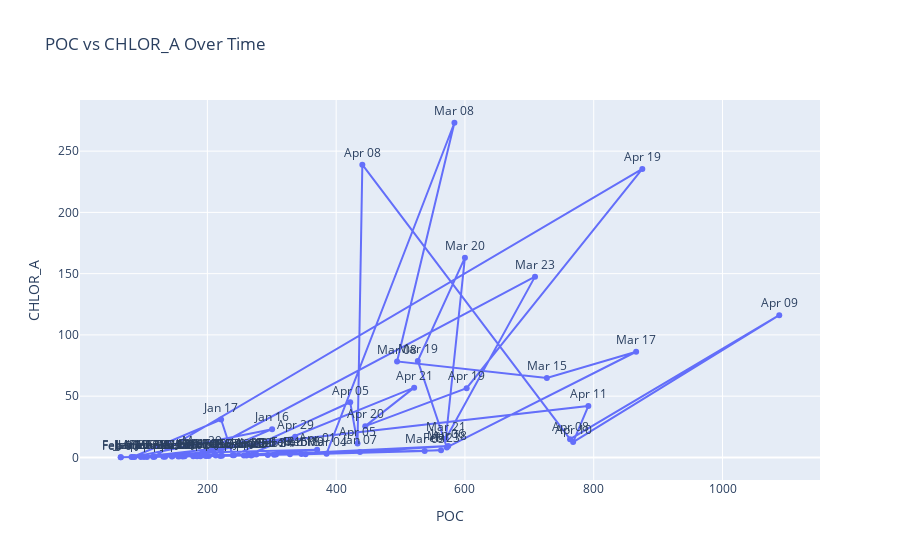

This figure's notebook cell:
### Code cell
plot_connected_scatter_plotly(bgc_summaries, "poc", "chlor_a")

### Figure 1 — Plotly figure (JSON) as saved in the notebook; plotly's stock layout.template omitted (floating-point values rounded to 4 significant figures)
{"data": [{"hovertemplate": "<b>Date:</b> %{text}<br>POC: %{x}<br>CHLOR_A: %{y}<extra></extra>", "legendgroup": "", "line": {"color": "#636efa", "dash": "solid"}, "marker": {"symbol": "circle"}, "mode": "lines+markers+text", "name": "", "orientation": "v", "showlegend": false, "text": ["Jan 05", "Jan 06", "Jan 07", "Jan 11", "Jan 15", "Jan 16", "Jan 17", "Jan 17", "Jan 18", "Jan 19", "Jan 20", "Jan 27", "Jan 28", "Jan 29", "Jan 30", "Feb 01", "Feb 04", "Feb 06", "Feb 07", "Feb 08", "Feb 09", "Feb 10", "Feb 11", "Feb 11", "Feb 14", "Feb 14", "Feb 15", "Feb 18", "Feb 19", "Feb 23", "Feb 24", "Feb 28", "Feb 28", "Mar 01", "Mar 03", "Mar 04", "Mar 08", "Mar 08", "Mar 15", "Mar 17", "Mar 18", "Mar 19", "Mar 20", "Mar 21", "Mar 23", "Mar 24", "Mar 27", "Mar 28", "Mar 29", "Apr 01", "Apr 02", "Apr 02", "Apr 03", "Apr 04", "Apr 05", "Apr 05", "Apr 08", "Apr 08", "Apr 09", "Apr 10", "Apr 11", "Apr 16", "Apr 18", "Apr 19", "Apr 19", "Apr 20", "Apr 21", "Apr 22", "Apr 25", "Apr 26", "Apr 27", "Apr 28", "Apr 29"], "textposition": "top center", "type": "scatter", "x": [268.2, 574.1, 437.0, 293.9, 202.3, 300.5, 84.32, 221.3, 239.4, 82.12, 115.6, 178.0, 263.3, 154.8, 87.0, 189.2, 161.8, 65.46, 220.0, 256.7, 222.7, 164.8, 65.45, 134.4, 182.8, 306.6, 328.3, 346.2, 352.5, 562.9, 303.5, 106.2, 145.7, 198.5, 537.5, 385.1, 583.7, 494.6, 727.2, 865.9, 571.8, 526.8, 600.0, 570.3, 708.8, 184.1, 118.0, 101.5, 192.2, 370.5, 271.8, 213.0, 196.5, 241.4, 421.8, 433.2, 440.7, 763.2, 1088.0, 768.0, 791.7, 96.67, 116.5, 875.5, 602.6, 445.2, 521.1, 260.9, 131.6, 276.0, 144.8, 157.5, 336.3], "xaxis": "x", "y": [1.661, 9.24, 4.505, 1.883, 1.185, 23.06, 0.3115, 30.96, 1.747, 0.2928, 0.4943, 0.9614, 2.299, 0.7911, 0.2823, 1.019, 0.8049, 0.1335, 1.253, 1.551, 1.349, 0.8994, 0.1979, 0.6211, 1.184, 2.442, 2.601, 2.759, 2.627, 5.919, 2.157, 0.436, 0.8641, 1.173, 5.231, 2.994, 273.2, 78.35, 64.78, 86.24, 8.142, 78.78, 163.0, 15.3, 147.6, 0.9481, 0.526, 0.4188, 3.981, 6.34, 2.333, 1.653, 1.432, 1.672, 44.99, 11.33, 239.0, 14.9, 116.1, 12.56, 41.97, 0.3694, 0.491, 235.5, 56.51, 25.52, 56.96, 1.633, 0.6033, 2.431, 0.6755, 0.894, 16.8], "yaxis": "y"}], "layout": {"legend": {"tracegroupgap": 0}, "showlegend": false, "title": {"text": "POC vs CHLOR_A Over Time"}, "xaxis": {"anchor": "y", "domain": [0, 1], "title": {"text": "POC"}}, "yaxis": {"anchor": "x", "domain": [0, 1], "title": {"text": "CHLOR_A"}}}}
